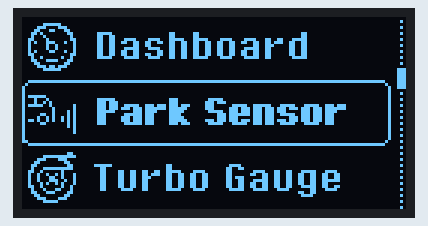
This sketch was run on a simulated Arduino Uno, built with avr-gcc and run on an emulated ATmega328P. Shown: 128×64 one-colour display.

Above: at 0.7 s.

The sketch:

OLED_U8G.ino
```cpp
#include "U8glib.h"

U8GLIB_SSD1306_128X64 u8g(U8G_I2C_OPT_DEV_0 | U8G_I2C_OPT_NO_ACK | U8G_I2C_OPT_FAST); // Fast I2C / TWI
/*
  PIN A4 : SDA
  PIN A4 : SCL

*/

// '0609_oled', 128x64px
const unsigned char epd_bitmap_0609_oled [] PROGMEM = {
  0x00, 0x00, 0x00, 0x00, 0x00, 0x00, 0x00, 0x00, 0x00, 0x00, 0x00, 0x00, 0x00, 0x00, 0x00, 0x00,
  0x00, 0x00, 0x00, 0x00, 0x00, 0x00, 0x00, 0x00, 0x00, 0x00, 0x00, 0x00, 0x00, 0x00, 0x00, 0x02,
  0x01, 0xf8, 0x00, 0x00, 0x00, 0x00, 0x00, 0x00, 0x00, 0x00, 0x00, 0x00, 0x00, 0x00, 0x00, 0x00,
  0x07, 0x0e, 0x00, 0x00, 0x00, 0x00, 0x00, 0x00, 0x00, 0x00, 0x00, 0x00, 0x00, 0x00, 0x00, 0x02,
  0x0c, 0x63, 0x00, 0x00, 0x00, 0x00, 0x00, 0x00, 0x00, 0x00, 0x00, 0x00, 0x00, 0x00, 0x00, 0x00,
  0x1a, 0x01, 0x80, 0x7c, 0x00, 0x00, 0x60, 0x60, 0x00, 0x00, 0x00, 0x06, 0x00, 0x00, 0x00, 0x02,
  0x11, 0x00, 0x80, 0x66, 0x00, 0x00, 0x60, 0x60, 0x00, 0x00, 0x00, 0x06, 0x00, 0x00, 0x00, 0x00,
  0x30, 0x80, 0xc0, 0x66, 0x3c, 0x3c, 0x7c, 0x7c, 0x3c, 0x3c, 0x66, 0x3e, 0x00, 0x00, 0x00, 0x02,
  0x28, 0xe2, 0x40, 0x66, 0x66, 0x66, 0x66, 0x66, 0x66, 0x66, 0x6e, 0x66, 0x00, 0x00, 0x00, 0x00,
  0x20, 0x90, 0x40, 0x66, 0x06, 0x60, 0x66, 0x66, 0x66, 0x06, 0x70, 0x66, 0x00, 0x00, 0x00, 0x02,
  0x20, 0x90, 0x40, 0x66, 0x3e, 0x3c, 0x66, 0x66, 0x66, 0x3e, 0x60, 0x66, 0x00, 0x00, 0x00, 0x00,
  0x28, 0x62, 0x40, 0x66, 0x66, 0x06, 0x66, 0x66, 0x66, 0x66, 0x60, 0x66, 0x00, 0x00, 0x00, 0x02,
  0x30, 0x00, 0xc0, 0x66, 0x66, 0x66, 0x66, 0x66, 0x66, 0x66, 0x60, 0x66, 0x00, 0x00, 0x00, 0x00,
  0x12, 0x04, 0x80, 0x7c, 0x3e, 0x3c, 0x66, 0x7c, 0x3c, 0x3e, 0x60, 0x3e, 0x00, 0x00, 0x00, 0x02,
  0x18, 0xf1, 0x80, 0x00, 0x00, 0x00, 0x00, 0x00, 0x00, 0x00, 0x00, 0x00, 0x00, 0x00, 0x00, 0x00,
  0x0c, 0x03, 0x00, 0x00, 0x00, 0x00, 0x00, 0x00, 0x00, 0x00, 0x00, 0x00, 0x00, 0x00, 0x00, 0x02,
  0x07, 0x6e, 0x00, 0x00, 0x00, 0x00, 0x00, 0x00, 0x00, 0x00, 0x00, 0x00, 0x00, 0x00, 0x00, 0x00,
  0x01, 0xf8, 0x00, 0x00, 0x00, 0x00, 0x00, 0x00, 0x00, 0x00, 0x00, 0x00, 0x00, 0x00, 0x00, 0x07,
  0x00, 0x00, 0x00, 0x00, 0x00, 0x00, 0x00, 0x00, 0x00, 0x00, 0x00, 0x00, 0x00, 0x00, 0x00, 0x07,
  0x00, 0x00, 0x00, 0x00, 0x00, 0x00, 0x00, 0x00, 0x00, 0x00, 0x00, 0x00, 0x00, 0x00, 0x00, 0x07,
  0x00, 0x00, 0x00, 0x00, 0x00, 0x00, 0x00, 0x00, 0x00, 0x00, 0x00, 0x00, 0x00, 0x00, 0x00, 0x07,
  0x3f, 0xff, 0xff, 0xff, 0xff, 0xff, 0xff, 0xff, 0xff, 0xff, 0xff, 0xff, 0xff, 0xff, 0xff, 0x87,
  0x40, 0x00, 0x00, 0x00, 0x00, 0x00, 0x00, 0x00, 0x00, 0x00, 0x00, 0x00, 0x00, 0x00, 0x00, 0x47,
  0x80, 0x00, 0x00, 0x00, 0x00, 0x00, 0x00, 0x00, 0x00, 0x00, 0x00, 0x00, 0x00, 0x00, 0x00, 0x27,
  0x80, 0x00, 0x00, 0x00, 0x00, 0x00, 0x00, 0x00, 0x00, 0x00, 0x00, 0x00, 0x00, 0x00, 0x00, 0x20,
  0x80, 0x00, 0x00, 0x00, 0x00, 0x00, 0x00, 0x00, 0x00, 0x00, 0x00, 0x00, 0x00, 0x00, 0x00, 0x22,
  0xbf, 0x00, 0x00, 0x00, 0x00, 0x00, 0x00, 0x00, 0x00, 0x00, 0x00, 0x00, 0x00, 0x00, 0x00, 0x20,
  0x88, 0x80, 0x00, 0x7e, 0x00, 0x00, 0x70, 0x03, 0xe0, 0x00, 0x00, 0x00, 0x00, 0x00, 0x00, 0x22,
  0x89, 0x40, 0x00, 0x77, 0x00, 0x00, 0x70, 0x07, 0x70, 0x00, 0x00, 0x00, 0x00, 0x00, 0x00, 0x20,
  0xbe, 0x40, 0x40, 0x77, 0x3e, 0x77, 0x77, 0x07, 0x03, 0xe7, 0xe3, 0xe3, 0xe7, 0x70, 0x00, 0x22,
  0x80, 0x20, 0x40, 0x77, 0x77, 0x7f, 0x7e, 0x07, 0x07, 0x77, 0x77, 0x77, 0x77, 0xf0, 0x00, 0x20,
  0x80, 0x21, 0x40, 0x7e, 0x07, 0x78, 0x7c, 0x03, 0xe7, 0x77, 0x77, 0x07, 0x77, 0x80, 0x00, 0x22,
  0x83, 0x21, 0x40, 0x70, 0x3f, 0x70, 0x78, 0x00, 0x77, 0xf7, 0x73, 0xe7, 0x77, 0x00, 0x00, 0x20,
  0x84, 0xa5, 0x40, 0x70, 0x77, 0x70, 0x7c, 0x00, 0x77, 0x07, 0x70, 0x77, 0x77, 0x00, 0x00, 0x22,
  0xb4, 0xa5, 0x40, 0x70, 0x77, 0x70, 0x7e, 0x07, 0x77, 0x77, 0x77, 0x77, 0x77, 0x00, 0x00, 0x20,
  0x83, 0x01, 0x40, 0x70, 0x3f, 0x70, 0x77, 0x03, 0xe3, 0xe7, 0x73, 0xe3, 0xe7, 0x00, 0x00, 0x22,
  0x80, 0x01, 0x40, 0x00, 0x00, 0x00, 0x00, 0x00, 0x00, 0x00, 0x00, 0x00, 0x00, 0x00, 0x00, 0x20,
  0x80, 0x00, 0x40, 0x00, 0x00, 0x00, 0x00, 0x00, 0x00, 0x00, 0x00, 0x00, 0x00, 0x00, 0x00, 0x22,
  0x80, 0x00, 0x40, 0x00, 0x00, 0x00, 0x00, 0x00, 0x00, 0x00, 0x00, 0x00, 0x00, 0x00, 0x00, 0x20,
  0x80, 0x00, 0x00, 0x00, 0x00, 0x00, 0x00, 0x00, 0x00, 0x00, 0x00, 0x00, 0x00, 0x00, 0x00, 0x22,
  0x80, 0x00, 0x00, 0x00, 0x00, 0x00, 0x00, 0x00, 0x00, 0x00, 0x00, 0x00, 0x00, 0x00, 0x00, 0x20,
  0xc0, 0x00, 0x00, 0x00, 0x00, 0x00, 0x00, 0x00, 0x00, 0x00, 0x00, 0x00, 0x00, 0x00, 0x00, 0x42,
  0x3f, 0xff, 0xff, 0xff, 0xff, 0xff, 0xff, 0xff, 0xff, 0xff, 0xff, 0xff, 0xff, 0xff, 0xff, 0x80,
  0x00, 0x00, 0x00, 0x00, 0x00, 0x00, 0x00, 0x00, 0x00, 0x00, 0x00, 0x00, 0x00, 0x00, 0x00, 0x02,
  0x00, 0x00, 0x00, 0x00, 0x00, 0x00, 0x00, 0x00, 0x00, 0x00, 0x00, 0x00, 0x00, 0x00, 0x00, 0x00,
  0x00, 0x01, 0x80, 0x00, 0x00, 0x00, 0x00, 0x00, 0x00, 0x00, 0x00, 0x00, 0x00, 0x00, 0x00, 0x02,
  0x01, 0xff, 0xc0, 0x00, 0x00, 0x00, 0x00, 0x00, 0x00, 0x00, 0x00, 0x00, 0x00, 0x00, 0x00, 0x00,
  0x07, 0x0e, 0x00, 0x00, 0x00, 0x00, 0x00, 0x00, 0x00, 0x00, 0x00, 0x00, 0x00, 0x00, 0x00, 0x02,
  0x0c, 0x03, 0x00, 0x00, 0x00, 0x00, 0x00, 0x00, 0x00, 0x00, 0x00, 0x00, 0x00, 0x00, 0x00, 0x00,
  0x18, 0x01, 0x80, 0xfc, 0x00, 0x00, 0xc0, 0x00, 0x07, 0x80, 0x00, 0x00, 0x00, 0x00, 0x00, 0x02,
  0x11, 0xff, 0x80, 0x30, 0x00, 0x00, 0xc0, 0x00, 0x0c, 0xc0, 0x00, 0x00, 0x00, 0x00, 0x00, 0x00,
  0x32, 0x04, 0x00, 0x30, 0xcc, 0xcc, 0xf8, 0x78, 0x0c, 0x07, 0x8c, 0xc7, 0xc7, 0x80, 0x00, 0x02,
  0x24, 0x94, 0x40, 0x30, 0xcc, 0xdc, 0xcc, 0xcc, 0x0c, 0x0c, 0xcc, 0xcc, 0xcc, 0xc0, 0x00, 0x00,
  0x24, 0x64, 0x40, 0x30, 0xcc, 0xe0, 0xcc, 0xcc, 0x0d, 0xc0, 0xcc, 0xcc, 0xcc, 0xc0, 0x00, 0x02,
  0x24, 0x72, 0x40, 0x30, 0xcc, 0xc0, 0xcc, 0xcc, 0x0c, 0xc7, 0xcc, 0xcc, 0xcf, 0xc0, 0x00, 0x00,
  0x22, 0x94, 0x40, 0x30, 0xcc, 0xc0, 0xcc, 0xcc, 0x0c, 0xcc, 0xcc, 0xcc, 0xcc, 0x00, 0x00, 0x02,
  0x32, 0x04, 0x80, 0x30, 0xcc, 0xc0, 0xcc, 0xcc, 0x0c, 0xcc, 0xcc, 0xc7, 0xcc, 0xc0, 0x00, 0x00,
  0x11, 0x18, 0x80, 0x30, 0x78, 0xc0, 0xf8, 0x78, 0x07, 0xc7, 0xc7, 0x80, 0xc7, 0x80, 0x00, 0x02,
  0x18, 0xe1, 0x80, 0x00, 0x00, 0x00, 0x00, 0x00, 0x00, 0x00, 0x00, 0x0c, 0xc0, 0x00, 0x00, 0x00,
  0x0c, 0x03, 0x00, 0x00, 0x00, 0x00, 0x00, 0x00, 0x00, 0x00, 0x00, 0x07, 0x80, 0x00, 0x00, 0x02,
  0x07, 0x0e, 0x00, 0x00, 0x00, 0x00, 0x00, 0x00, 0x00, 0x00, 0x00, 0x00, 0x00, 0x00, 0x00, 0x00,
  0x01, 0xf0, 0x00, 0x00, 0x00, 0x00, 0x00, 0x00, 0x00, 0x00, 0x00, 0x00, 0x00, 0x00, 0x00, 0x02,
  0x00, 0x00, 0x00, 0x00, 0x00, 0x00, 0x00, 0x00, 0x00, 0x00, 0x00, 0x00, 0x00, 0x00, 0x00, 0x00,
  0x00, 0x00, 0x00, 0x00, 0x00, 0x00, 0x00, 0x00, 0x00, 0x00, 0x00, 0x00, 0x00, 0x00, 0x00, 0x02
};


void setup() {
  u8g.setFont(u8g_font_helvR08); //設定字型
  u8g.setColorIndex(1);  // set the color to white
}

void loop(void) {

  u8g.firstPage();
  do {
    u8g.drawBitmapP(0,0, 128/8, 64, epd_bitmap_0609_oled);  //繪圖
  } while ( u8g.nextPage() );
  //delay(1000);
}
```
